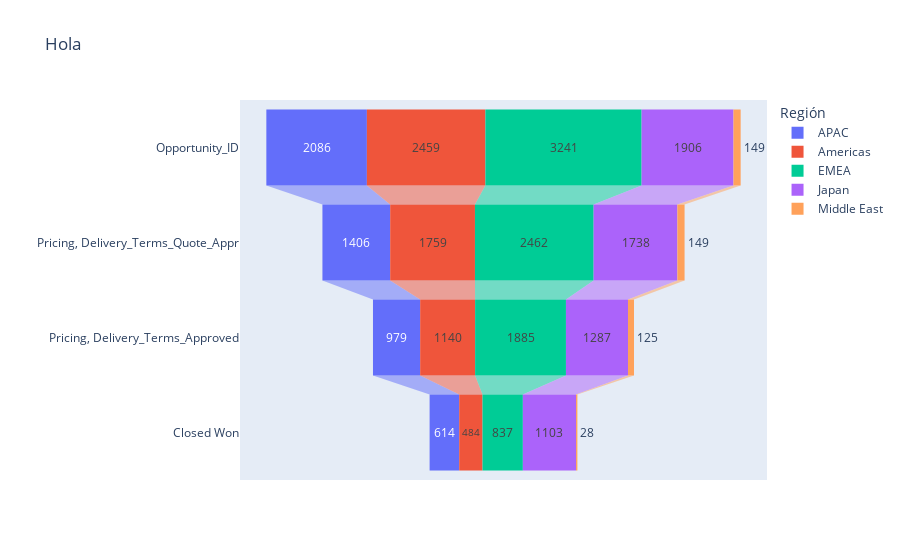

Here is the notebook cell this chart was saved with:
### Code cell
px.funnel(df_bin, x='value', y='variable', color='Region',
          title='Hola' , labels=dict(variable='', Region="Región"))

### Figure 1 — Plotly figure (JSON) as saved in the notebook; plotly's stock layout.template omitted (floating-point values rounded to 4 significant figures)
{"data": [{"hovertemplate": "Región=APAC<br>value=%{x}<br>=%{y}<extra></extra>", "legendgroup": "APAC", "marker": {"color": "#636efa"}, "name": "APAC", "orientation": "h", "showlegend": true, "type": "funnel", "x": [2086, 1406, 979, 614], "xaxis": "x", "y": ["Opportunity_ID", "Pricing, Delivery_Terms_Quote_Appr", "Pricing, Delivery_Terms_Approved", "Closed Won"], "yaxis": "y"}, {"hovertemplate": "Región=Americas<br>value=%{x}<br>=%{y}<extra></extra>", "legendgroup": "Americas", "marker": {"color": "#EF553B"}, "name": "Americas", "orientation": "h", "showlegend": true, "type": "funnel", "x": [2459, 1759, 1140, 484], "xaxis": "x", "y": ["Opportunity_ID", "Pricing, Delivery_Terms_Quote_Appr", "Pricing, Delivery_Terms_Approved", "Closed Won"], "yaxis": "y"}, {"hovertemplate": "Región=EMEA<br>value=%{x}<br>=%{y}<extra></extra>", "legendgroup": "EMEA", "marker": {"color": "#00cc96"}, "name": "EMEA", "orientation": "h", "showlegend": true, "type": "funnel", "x": [3241, 2462, 1885, 837], "xaxis": "x", "y": ["Opportunity_ID", "Pricing, Delivery_Terms_Quote_Appr", "Pricing, Delivery_Terms_Approved", "Closed Won"], "yaxis": "y"}, {"hovertemplate": "Región=Japan<br>value=%{x}<br>=%{y}<extra></extra>", "legendgroup": "Japan", "marker": {"color": "#ab63fa"}, "name": "Japan", "orientation": "h", "showlegend": true, "type": "funnel", "x": [1906, 1738, 1287, 1103], "xaxis": "x", "y": ["Opportunity_ID", "Pricing, Delivery_Terms_Quote_Appr", "Pricing, Delivery_Terms_Approved", "Closed Won"], "yaxis": "y"}, {"hovertemplate": "Región=Middle East<br>value=%{x}<br>=%{y}<extra></extra>", "legendgroup": "Middle East", "marker": {"color": "#FFA15A"}, "name": "Middle East", "orientation": "h", "showlegend": true, "type": "funnel", "x": [149, 149, 125, 28], "xaxis": "x", "y": ["Opportunity_ID", "Pricing, Delivery_Terms_Quote_Appr", "Pricing, Delivery_Terms_Approved", "Closed Won"], "yaxis": "y"}], "layout": {"legend": {"title": {"text": "Región"}, "tracegroupgap": 0}, "title": {"text": "Hola"}, "xaxis": {"anchor": "y", "domain": [0, 1], "title": {"text": "value"}}, "yaxis": {"anchor": "x", "domain": [0, 1], "title": {"text": ""}}}}
